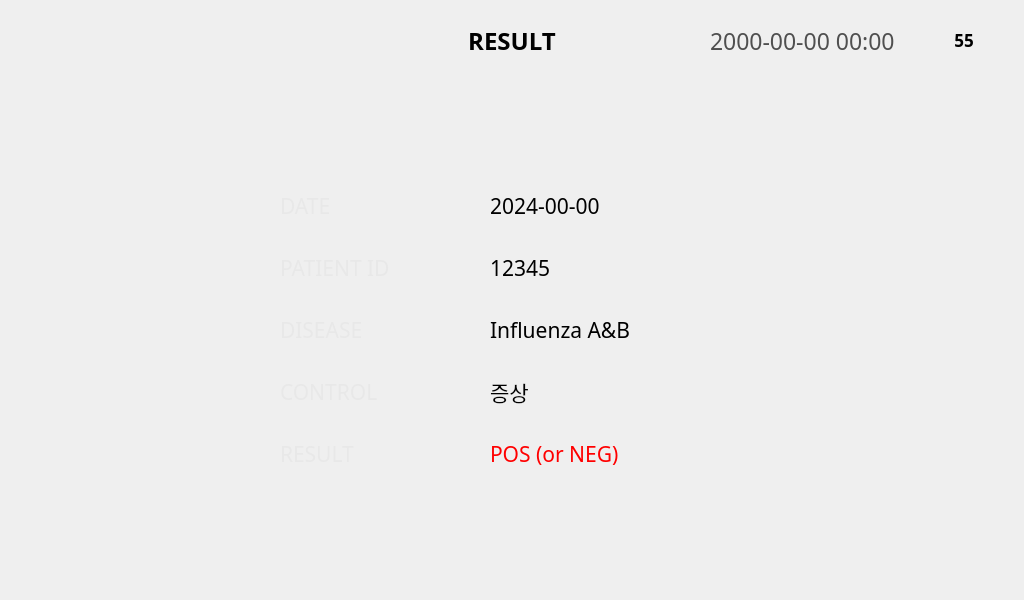
<?xml version="1.0" encoding="UTF-8"?>
<ui version="4.0">
 <class>ResultViewWindow</class>
 <widget class="QMainWindow" name="ResultViewWindow">
  <property name="geometry">
   <rect>
    <x>0</x>
    <y>0</y>
    <width>1024</width>
    <height>600</height>
   </rect>
  </property>
  <property name="windowTitle">
   <string notr="true">Home</string>
  </property>
  <property name="unifiedTitleAndToolBarOnMac">
   <bool>false</bool>
  </property>
  <widget class="QWidget" name="centralwidget">
   <widget class="QPushButton" name="pushButton_ResultHome">
    <property name="geometry">
     <rect>
      <x>866</x>
      <y>110</y>
      <width>102</width>
      <height>102</height>
     </rect>
    </property>
    <property name="text">
     <string/>
    </property>
    <property name="icon">
     <iconset>
      <normaloff>image/06_Result/Result_Home.png</normaloff>image/06_Result/Result_Home.png</iconset>
    </property>
    <property name="iconSize">
     <size>
      <width>102</width>
      <height>102</height>
     </size>
    </property>
    <property name="flat">
     <bool>true</bool>
    </property>
   </widget>
   <widget class="QPushButton" name="pushButton_ResultSend">
    <property name="geometry">
     <rect>
      <x>866</x>
      <y>334</y>
      <width>102</width>
      <height>102</height>
     </rect>
    </property>
    <property name="text">
     <string/>
    </property>
    <property name="icon">
     <iconset>
      <normaloff>image/06_Result/Result_Send.png</normaloff>image/06_Result/Result_Send.png</iconset>
    </property>
    <property name="iconSize">
     <size>
      <width>102</width>
      <height>102</height>
     </size>
    </property>
    <property name="flat">
     <bool>true</bool>
    </property>
   </widget>
   <widget class="QPushButton" name="pushButton_Retest">
    <property name="geometry">
     <rect>
      <x>866</x>
      <y>222</y>
      <width>102</width>
      <height>102</height>
     </rect>
    </property>
    <property name="text">
     <string/>
    </property>
    <property name="icon">
     <iconset>
      <normaloff>image/06_Result/Result_RE-Test.png</normaloff>image/06_Result/Result_RE-Test.png</iconset>
    </property>
    <property name="iconSize">
     <size>
      <width>102</width>
      <height>102</height>
     </size>
    </property>
    <property name="flat">
     <bool>true</bool>
    </property>
   </widget>
   <widget class="QPushButton" name="pushButton_Print">
    <property name="geometry">
     <rect>
      <x>866</x>
      <y>446</y>
      <width>102</width>
      <height>102</height>
     </rect>
    </property>
    <property name="text">
     <string/>
    </property>
    <property name="icon">
     <iconset>
      <normaloff>image/06_Result/Result_Print.png</normaloff>image/06_Result/Result_Print.png</iconset>
    </property>
    <property name="iconSize">
     <size>
      <width>102</width>
      <height>102</height>
     </size>
    </property>
    <property name="flat">
     <bool>true</bool>
    </property>
   </widget>
   <widget class="QLabel" name="label_2">
    <property name="geometry">
     <rect>
      <x>934</x>
      <y>26</y>
      <width>64</width>
      <height>30</height>
     </rect>
    </property>
    <property name="text">
     <string/>
    </property>
    <property name="pixmap">
     <pixmap>image/Icon/Battery_Icon-050.png</pixmap>
    </property>
   </widget>
   <widget class="QLabel" name="label_4">
    <property name="geometry">
     <rect>
      <x>53</x>
      <y>160</y>
      <width>156</width>
      <height>340</height>
     </rect>
    </property>
    <property name="frameShape">
     <enum>QFrame::NoFrame</enum>
    </property>
    <property name="text">
     <string/>
    </property>
    <property name="pixmap">
     <pixmap>image/06_Result/Result_ResultImage.png</pixmap>
    </property>
    <property name="alignment">
     <set>Qt::AlignCenter</set>
    </property>
   </widget>
   <widget class="QLabel" name="label_5">
    <property name="geometry">
     <rect>
      <x>236</x>
      <y>178</y>
      <width>218</width>
      <height>55</height>
     </rect>
    </property>
    <property name="frameShape">
     <enum>QFrame::NoFrame</enum>
    </property>
    <property name="text">
     <string/>
    </property>
    <property name="pixmap">
     <pixmap>image/06_Result/Result_TitleBar.png</pixmap>
    </property>
    <property name="alignment">
     <set>Qt::AlignCenter</set>
    </property>
   </widget>
   <widget class="QLabel" name="label_6">
    <property name="geometry">
     <rect>
      <x>236</x>
      <y>240</y>
      <width>218</width>
      <height>55</height>
     </rect>
    </property>
    <property name="frameShape">
     <enum>QFrame::NoFrame</enum>
    </property>
    <property name="text">
     <string/>
    </property>
    <property name="pixmap">
     <pixmap>image/06_Result/Result_TitleBar.png</pixmap>
    </property>
    <property name="alignment">
     <set>Qt::AlignCenter</set>
    </property>
   </widget>
   <widget class="QLabel" name="label_7">
    <property name="geometry">
     <rect>
      <x>236</x>
      <y>302</y>
      <width>218</width>
      <height>55</height>
     </rect>
    </property>
    <property name="frameShape">
     <enum>QFrame::NoFrame</enum>
    </property>
    <property name="text">
     <string/>
    </property>
    <property name="pixmap">
     <pixmap>image/06_Result/Result_TitleBar.png</pixmap>
    </property>
    <property name="alignment">
     <set>Qt::AlignCenter</set>
    </property>
   </widget>
   <widget class="QLabel" name="label_9">
    <property name="geometry">
     <rect>
      <x>236</x>
      <y>364</y>
      <width>218</width>
      <height>55</height>
     </rect>
    </property>
    <property name="frameShape">
     <enum>QFrame::NoFrame</enum>
    </property>
    <property name="text">
     <string/>
    </property>
    <property name="pixmap">
     <pixmap>image/06_Result/Result_TitleBar.png</pixmap>
    </property>
    <property name="alignment">
     <set>Qt::AlignCenter</set>
    </property>
   </widget>
   <widget class="QLabel" name="label_10">
    <property name="geometry">
     <rect>
      <x>236</x>
      <y>426</y>
      <width>218</width>
      <height>55</height>
     </rect>
    </property>
    <property name="frameShape">
     <enum>QFrame::NoFrame</enum>
    </property>
    <property name="text">
     <string/>
    </property>
    <property name="pixmap">
     <pixmap>image/06_Result/Result_TitleBar.png</pixmap>
    </property>
    <property name="alignment">
     <set>Qt::AlignCenter</set>
    </property>
   </widget>
   <widget class="QLabel" name="label_11">
    <property name="geometry">
     <rect>
      <x>459</x>
      <y>178</y>
      <width>364</width>
      <height>55</height>
     </rect>
    </property>
    <property name="frameShape">
     <enum>QFrame::NoFrame</enum>
    </property>
    <property name="text">
     <string/>
    </property>
    <property name="pixmap">
     <pixmap>image/06_Result/Result_InputBKG.png</pixmap>
    </property>
    <property name="alignment">
     <set>Qt::AlignCenter</set>
    </property>
   </widget>
   <widget class="QLabel" name="label_12">
    <property name="geometry">
     <rect>
      <x>459</x>
      <y>364</y>
      <width>364</width>
      <height>55</height>
     </rect>
    </property>
    <property name="frameShape">
     <enum>QFrame::NoFrame</enum>
    </property>
    <property name="text">
     <string/>
    </property>
    <property name="pixmap">
     <pixmap>image/06_Result/Result_InputBKG.png</pixmap>
    </property>
    <property name="alignment">
     <set>Qt::AlignCenter</set>
    </property>
   </widget>
   <widget class="QLabel" name="label_13">
    <property name="geometry">
     <rect>
      <x>459</x>
      <y>240</y>
      <width>364</width>
      <height>55</height>
     </rect>
    </property>
    <property name="frameShape">
     <enum>QFrame::NoFrame</enum>
    </property>
    <property name="text">
     <string/>
    </property>
    <property name="pixmap">
     <pixmap>image/06_Result/Result_InputBKG.png</pixmap>
    </property>
    <property name="alignment">
     <set>Qt::AlignCenter</set>
    </property>
   </widget>
   <widget class="QLabel" name="label_14">
    <property name="geometry">
     <rect>
      <x>459</x>
      <y>302</y>
      <width>364</width>
      <height>55</height>
     </rect>
    </property>
    <property name="frameShape">
     <enum>QFrame::NoFrame</enum>
    </property>
    <property name="text">
     <string/>
    </property>
    <property name="pixmap">
     <pixmap>image/06_Result/Result_InputBKG.png</pixmap>
    </property>
    <property name="alignment">
     <set>Qt::AlignCenter</set>
    </property>
   </widget>
   <widget class="QLabel" name="label_15">
    <property name="geometry">
     <rect>
      <x>459</x>
      <y>426</y>
      <width>364</width>
      <height>55</height>
     </rect>
    </property>
    <property name="frameShape">
     <enum>QFrame::NoFrame</enum>
    </property>
    <property name="text">
     <string/>
    </property>
    <property name="pixmap">
     <pixmap>image/06_Result/Result_InputBKG.png</pixmap>
    </property>
    <property name="alignment">
     <set>Qt::AlignCenter</set>
    </property>
   </widget>
   <widget class="QLabel" name="label_16">
    <property name="geometry">
     <rect>
      <x>280</x>
      <y>178</y>
      <width>120</width>
      <height>55</height>
     </rect>
    </property>
    <property name="palette">
     <palette>
      <active>
       <colorrole role="WindowText">
        <brush brushstyle="SolidPattern">
         <color alpha="255">
          <red>232</red>
          <green>232</green>
          <blue>232</blue>
         </color>
        </brush>
       </colorrole>
      </active>
      <inactive>
       <colorrole role="WindowText">
        <brush brushstyle="SolidPattern">
         <color alpha="255">
          <red>232</red>
          <green>232</green>
          <blue>232</blue>
         </color>
        </brush>
       </colorrole>
      </inactive>
      <disabled>
       <colorrole role="WindowText">
        <brush brushstyle="SolidPattern">
         <color alpha="255">
          <red>120</red>
          <green>120</green>
          <blue>120</blue>
         </color>
        </brush>
       </colorrole>
      </disabled>
     </palette>
    </property>
    <property name="font">
     <font>
      <family>Pretendard</family>
      <pointsize>16</pointsize>
      <weight>50</weight>
      <bold>false</bold>
     </font>
    </property>
    <property name="text">
     <string>DATE</string>
    </property>
   </widget>
   <widget class="QLabel" name="label_17">
    <property name="geometry">
     <rect>
      <x>280</x>
      <y>240</y>
      <width>120</width>
      <height>55</height>
     </rect>
    </property>
    <property name="palette">
     <palette>
      <active>
       <colorrole role="WindowText">
        <brush brushstyle="SolidPattern">
         <color alpha="255">
          <red>232</red>
          <green>232</green>
          <blue>232</blue>
         </color>
        </brush>
       </colorrole>
      </active>
      <inactive>
       <colorrole role="WindowText">
        <brush brushstyle="SolidPattern">
         <color alpha="255">
          <red>232</red>
          <green>232</green>
          <blue>232</blue>
         </color>
        </brush>
       </colorrole>
      </inactive>
      <disabled>
       <colorrole role="WindowText">
        <brush brushstyle="SolidPattern">
         <color alpha="255">
          <red>120</red>
          <green>120</green>
          <blue>120</blue>
         </color>
        </brush>
       </colorrole>
      </disabled>
     </palette>
    </property>
    <property name="font">
     <font>
      <family>Pretendard</family>
      <pointsize>16</pointsize>
      <weight>50</weight>
      <bold>false</bold>
     </font>
    </property>
    <property name="text">
     <string>PATIENT ID</string>
    </property>
   </widget>
   <widget class="QLabel" name="label_18">
    <property name="geometry">
     <rect>
      <x>280</x>
      <y>302</y>
      <width>120</width>
      <height>55</height>
     </rect>
    </property>
    <property name="palette">
     <palette>
      <active>
       <colorrole role="WindowText">
        <brush brushstyle="SolidPattern">
         <color alpha="255">
          <red>232</red>
          <green>232</green>
          <blue>232</blue>
         </color>
        </brush>
       </colorrole>
      </active>
      <inactive>
       <colorrole role="WindowText">
        <brush brushstyle="SolidPattern">
         <color alpha="255">
          <red>232</red>
          <green>232</green>
          <blue>232</blue>
         </color>
        </brush>
       </colorrole>
      </inactive>
      <disabled>
       <colorrole role="WindowText">
        <brush brushstyle="SolidPattern">
         <color alpha="255">
          <red>120</red>
          <green>120</green>
          <blue>120</blue>
         </color>
        </brush>
       </colorrole>
      </disabled>
     </palette>
    </property>
    <property name="font">
     <font>
      <family>Pretendard</family>
      <pointsize>16</pointsize>
      <weight>50</weight>
      <bold>false</bold>
     </font>
    </property>
    <property name="text">
     <string>DISEASE</string>
    </property>
   </widget>
   <widget class="QLabel" name="label_19">
    <property name="geometry">
     <rect>
      <x>280</x>
      <y>364</y>
      <width>120</width>
      <height>55</height>
     </rect>
    </property>
    <property name="palette">
     <palette>
      <active>
       <colorrole role="WindowText">
        <brush brushstyle="SolidPattern">
         <color alpha="255">
          <red>232</red>
          <green>232</green>
          <blue>232</blue>
         </color>
        </brush>
       </colorrole>
      </active>
      <inactive>
       <colorrole role="WindowText">
        <brush brushstyle="SolidPattern">
         <color alpha="255">
          <red>232</red>
          <green>232</green>
          <blue>232</blue>
         </color>
        </brush>
       </colorrole>
      </inactive>
      <disabled>
       <colorrole role="WindowText">
        <brush brushstyle="SolidPattern">
         <color alpha="255">
          <red>120</red>
          <green>120</green>
          <blue>120</blue>
         </color>
        </brush>
       </colorrole>
      </disabled>
     </palette>
    </property>
    <property name="font">
     <font>
      <family>Pretendard</family>
      <pointsize>16</pointsize>
      <weight>50</weight>
      <bold>false</bold>
     </font>
    </property>
    <property name="text">
     <string>CONTROL</string>
    </property>
   </widget>
   <widget class="QLabel" name="label_20">
    <property name="geometry">
     <rect>
      <x>280</x>
      <y>426</y>
      <width>120</width>
      <height>55</height>
     </rect>
    </property>
    <property name="palette">
     <palette>
      <active>
       <colorrole role="WindowText">
        <brush brushstyle="SolidPattern">
         <color alpha="255">
          <red>232</red>
          <green>232</green>
          <blue>232</blue>
         </color>
        </brush>
       </colorrole>
      </active>
      <inactive>
       <colorrole role="WindowText">
        <brush brushstyle="SolidPattern">
         <color alpha="255">
          <red>232</red>
          <green>232</green>
          <blue>232</blue>
         </color>
        </brush>
       </colorrole>
      </inactive>
      <disabled>
       <colorrole role="WindowText">
        <brush brushstyle="SolidPattern">
         <color alpha="255">
          <red>120</red>
          <green>120</green>
          <blue>120</blue>
         </color>
        </brush>
       </colorrole>
      </disabled>
     </palette>
    </property>
    <property name="font">
     <font>
      <family>Pretendard</family>
      <pointsize>16</pointsize>
      <weight>50</weight>
      <bold>false</bold>
     </font>
    </property>
    <property name="text">
     <string>RESULT</string>
    </property>
   </widget>
   <widget class="QLabel" name="label_21">
    <property name="geometry">
     <rect>
      <x>490</x>
      <y>240</y>
      <width>310</width>
      <height>55</height>
     </rect>
    </property>
    <property name="font">
     <font>
      <family>Pretendard</family>
      <pointsize>16</pointsize>
      <weight>50</weight>
      <bold>false</bold>
     </font>
    </property>
    <property name="text">
     <string>12345</string>
    </property>
   </widget>
   <widget class="QLabel" name="label_22">
    <property name="geometry">
     <rect>
      <x>490</x>
      <y>426</y>
      <width>310</width>
      <height>55</height>
     </rect>
    </property>
    <property name="palette">
     <palette>
      <active>
       <colorrole role="WindowText">
        <brush brushstyle="SolidPattern">
         <color alpha="255">
          <red>255</red>
          <green>0</green>
          <blue>0</blue>
         </color>
        </brush>
       </colorrole>
      </active>
      <inactive>
       <colorrole role="WindowText">
        <brush brushstyle="SolidPattern">
         <color alpha="255">
          <red>255</red>
          <green>0</green>
          <blue>0</blue>
         </color>
        </brush>
       </colorrole>
      </inactive>
      <disabled>
       <colorrole role="WindowText">
        <brush brushstyle="SolidPattern">
         <color alpha="255">
          <red>120</red>
          <green>120</green>
          <blue>120</blue>
         </color>
        </brush>
       </colorrole>
      </disabled>
     </palette>
    </property>
    <property name="font">
     <font>
      <family>Pretendard</family>
      <pointsize>16</pointsize>
      <weight>50</weight>
      <bold>false</bold>
     </font>
    </property>
    <property name="text">
     <string>POS (or NEG)</string>
    </property>
   </widget>
   <widget class="QLabel" name="label_23">
    <property name="geometry">
     <rect>
      <x>490</x>
      <y>178</y>
      <width>310</width>
      <height>55</height>
     </rect>
    </property>
    <property name="font">
     <font>
      <family>Pretendard</family>
      <pointsize>16</pointsize>
      <weight>50</weight>
      <bold>false</bold>
     </font>
    </property>
    <property name="text">
     <string>2024-00-00</string>
    </property>
   </widget>
   <widget class="QLabel" name="label_24">
    <property name="geometry">
     <rect>
      <x>490</x>
      <y>364</y>
      <width>310</width>
      <height>55</height>
     </rect>
    </property>
    <property name="font">
     <font>
      <family>Pretendard</family>
      <pointsize>16</pointsize>
      <weight>50</weight>
      <bold>false</bold>
     </font>
    </property>
    <property name="text">
     <string>증상</string>
    </property>
   </widget>
   <widget class="QLabel" name="label_25">
    <property name="geometry">
     <rect>
      <x>490</x>
      <y>302</y>
      <width>310</width>
      <height>55</height>
     </rect>
    </property>
    <property name="font">
     <font>
      <family>Pretendard</family>
      <pointsize>16</pointsize>
      <weight>50</weight>
      <bold>false</bold>
     </font>
    </property>
    <property name="text">
     <string>Influenza A&amp;B</string>
    </property>
   </widget>
   <widget class="QLabel" name="label_DateNClock">
    <property name="geometry">
     <rect>
      <x>710</x>
      <y>24</y>
      <width>210</width>
      <height>34</height>
     </rect>
    </property>
    <property name="palette">
     <palette>
      <active>
       <colorrole role="WindowText">
        <brush brushstyle="SolidPattern">
         <color alpha="255">
          <red>79</red>
          <green>79</green>
          <blue>79</blue>
         </color>
        </brush>
       </colorrole>
      </active>
      <inactive>
       <colorrole role="WindowText">
        <brush brushstyle="SolidPattern">
         <color alpha="255">
          <red>79</red>
          <green>79</green>
          <blue>79</blue>
         </color>
        </brush>
       </colorrole>
      </inactive>
      <disabled>
       <colorrole role="WindowText">
        <brush brushstyle="SolidPattern">
         <color alpha="255">
          <red>120</red>
          <green>120</green>
          <blue>120</blue>
         </color>
        </brush>
       </colorrole>
      </disabled>
     </palette>
    </property>
    <property name="font">
     <font>
      <family>Pretendard</family>
      <pointsize>17</pointsize>
      <weight>50</weight>
      <bold>false</bold>
     </font>
    </property>
    <property name="text">
     <string>2000-00-00 00:00</string>
    </property>
    <property name="alignment">
     <set>Qt::AlignLeading|Qt::AlignLeft|Qt::AlignVCenter</set>
    </property>
   </widget>
   <widget class="QLabel" name="label">
    <property name="geometry">
     <rect>
      <x>407</x>
      <y>24</y>
      <width>210</width>
      <height>34</height>
     </rect>
    </property>
    <property name="palette">
     <palette>
      <active>
       <colorrole role="WindowText">
        <brush brushstyle="SolidPattern">
         <color alpha="255">
          <red>0</red>
          <green>0</green>
          <blue>0</blue>
         </color>
        </brush>
       </colorrole>
      </active>
      <inactive>
       <colorrole role="WindowText">
        <brush brushstyle="SolidPattern">
         <color alpha="255">
          <red>0</red>
          <green>0</green>
          <blue>0</blue>
         </color>
        </brush>
       </colorrole>
      </inactive>
      <disabled>
       <colorrole role="WindowText">
        <brush brushstyle="SolidPattern">
         <color alpha="255">
          <red>120</red>
          <green>120</green>
          <blue>120</blue>
         </color>
        </brush>
       </colorrole>
      </disabled>
     </palette>
    </property>
    <property name="font">
     <font>
      <family>Pretendard</family>
      <pointsize>18</pointsize>
      <weight>75</weight>
      <bold>true</bold>
     </font>
    </property>
    <property name="text">
     <string>RESULT</string>
    </property>
    <property name="alignment">
     <set>Qt::AlignCenter</set>
    </property>
   </widget>
   <widget class="QLabel" name="label_BatteryGuage">
    <property name="geometry">
     <rect>
      <x>945</x>
      <y>25</y>
      <width>38</width>
      <height>30</height>
     </rect>
    </property>
    <property name="palette">
     <palette>
      <active>
       <colorrole role="WindowText">
        <brush brushstyle="SolidPattern">
         <color alpha="255">
          <red>0</red>
          <green>0</green>
          <blue>0</blue>
         </color>
        </brush>
       </colorrole>
      </active>
      <inactive>
       <colorrole role="WindowText">
        <brush brushstyle="SolidPattern">
         <color alpha="255">
          <red>0</red>
          <green>0</green>
          <blue>0</blue>
         </color>
        </brush>
       </colorrole>
      </inactive>
      <disabled>
       <colorrole role="WindowText">
        <brush brushstyle="SolidPattern">
         <color alpha="255">
          <red>120</red>
          <green>120</green>
          <blue>120</blue>
         </color>
        </brush>
       </colorrole>
      </disabled>
     </palette>
    </property>
    <property name="font">
     <font>
      <family>Pretendard</family>
      <pointsize>13</pointsize>
      <weight>75</weight>
      <bold>true</bold>
     </font>
    </property>
    <property name="text">
     <string>55</string>
    </property>
    <property name="alignment">
     <set>Qt::AlignCenter</set>
    </property>
   </widget>
  </widget>
 </widget>
 <resources/>
 <connections/>
</ui>
